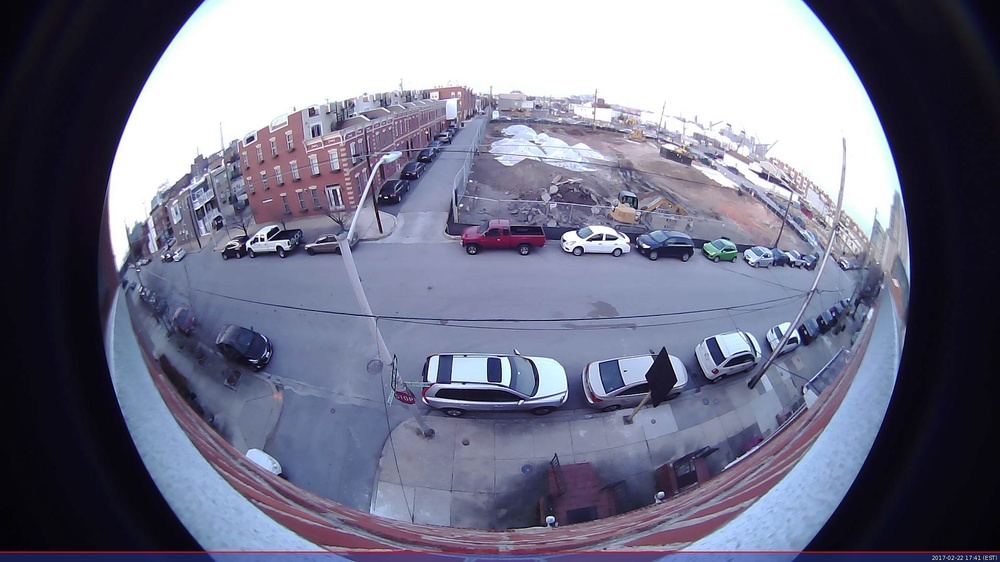
//> input picture testimg/beason2_fe.jpg, 1000 x 562 px, shrunk from 1920 x 1080 before the run
$ ./hello_world ../testimg/beason2_fe.jpg   (built with g++ and OpenCV 4)
//> lines starting //> are read from the running program, lines starting //| are printed output that depends on the picture
#include <stdio.h>
#include <cv.hpp>

using namespace cv;
using namespace std;

/// Global variables
Mat src, src_gray;
int thresh = 200;
int max_thresh = 255;

Mat dst, detected_edges;

int edgeThresh = 1;
int lowThreshold;
int max_lowThreshold = 250;
int ratio1 = 3;
int kernel_size = 3;


#define source_window   "Source image"
#define corners_window  "Corners detected"
#define window_name     "Edge Map"


void cornerHarris_demo( int, void* );
void CannyThreshold(int, void*);

int main(int argc, char** argv )
{
    if ( argc != 2 )
    {
        printf("usage: DisplayImage.out <Image_Path>\n");
        return -1;
    }
// [21 lines of commented-out code are left out]
    src = imread( argv[1], 1 );
//> src is the input picture: 562 rows x 1000 cols, CV_8UC3; mean B, G, R 137, 116.6, 115.6
    cvtColor( src, src_gray, CV_BGR2GRAY );
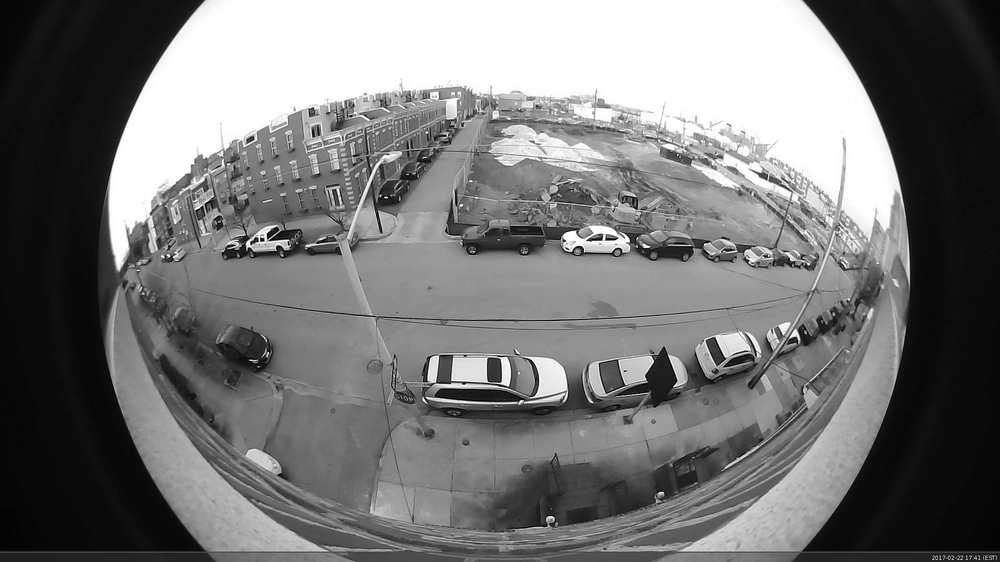
//> src_gray: 562 rows x 1000 cols, CV_8UC1; min 1, max 255, mean 118.6

    // [5 lines of commented-out code are left out]

    cornerHarris_demo(0, 0);
    //CannyThreshold(0, 0);

    //waitKey(0);

    return 0;
}


void cornerHarris_demo( int, void* )
{

  Mat dst, dst_norm, dst_norm_scaled;
  dst = Mat::zeros( src.size(), CV_32FC1 );
  int count = 0;

  // Detector parameters
  int blockSize = 2;
  int apertureSize = 5;
  double k = 0.1005;
  // int blockSize = 2;
  // int apertureSize = 3;
  // double k = 0.04;

  /// Detecting corners
  cornerHarris( src_gray, dst, blockSize, apertureSize, k, BORDER_DEFAULT );
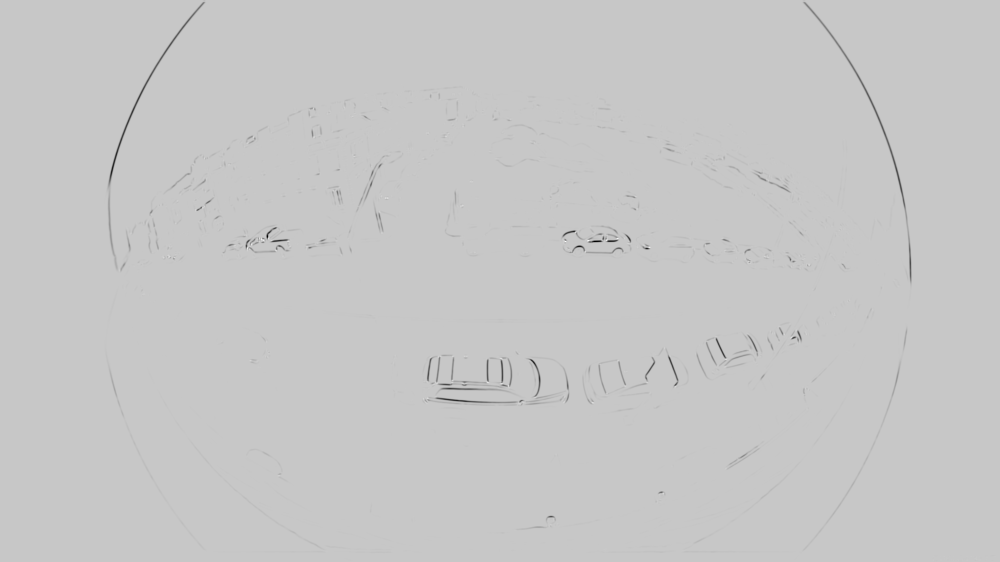
//> dst: 562 rows x 1000 cols, CV_32FC1; min -3.69, max 1.02, mean -0.0125; drawn with min black and max white

  /// Normalizing
  normalize( dst, dst_norm, 0, 255, NORM_MINMAX, CV_32FC1, Mat() );
  convertScaleAbs( dst_norm, dst_norm_scaled );

  /// Drawing a circle around corners
  for( int j = 0; j < dst_norm.rows ; j++ )
     { for( int i = 0; i < dst_norm.cols; i++ )
          {
            if( (int) dst_norm.at<float>(j,i) > thresh )
              {
               circle( dst_norm_scaled, Point( i, j ), 5,  Scalar(0), 2, 8, 0 );
               count++;
              }
          }
     }
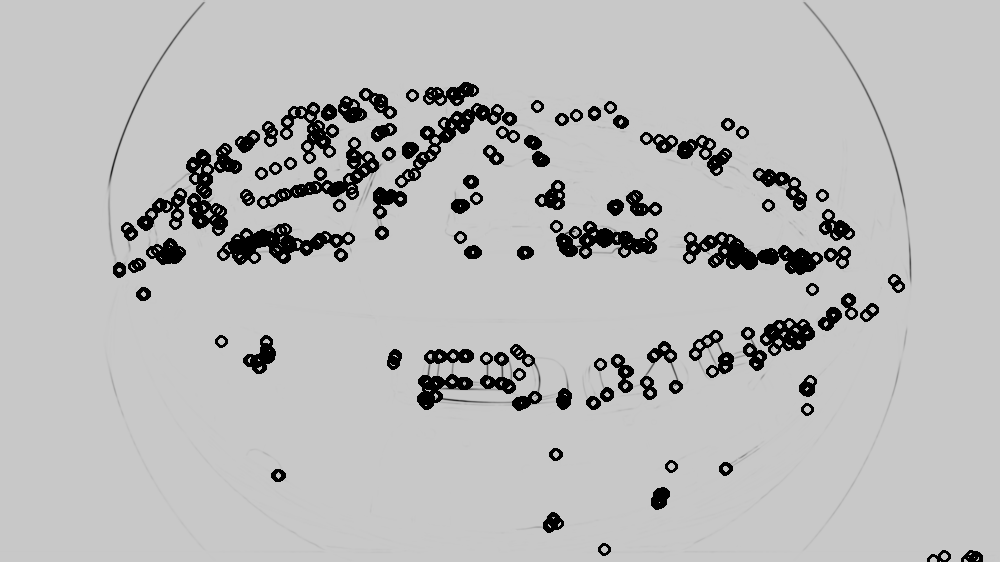
//> dst_norm_scaled: 562 rows x 1000 cols, CV_8UC1; min 0, max 248, mean 185.8
//> after the loop, count = 1016
  /// Showing the result
  printf("Found %d corners\n", count);
//| Found 1016 corners
  namedWindow( corners_window, CV_WINDOW_AUTOSIZE );
  imshow( corners_window, dst_norm_scaled );
}

void CannyThreshold(int, void*)
{
  /// Reduce noise with a kernel 3x3
  blur( src_gray, detected_edges, Size(3,3) );

  /// Canny detector
  Canny( detected_edges, detected_edges, lowThreshold, lowThreshold*ratio1, kernel_size );

  /// Using Canny's output as a mask, we display our result
  dst = Scalar::all(0);

  src.copyTo( dst, detected_edges);
  imshow( window_name, dst );
 }

$ run again, on testimg/beason4_fe.jpg
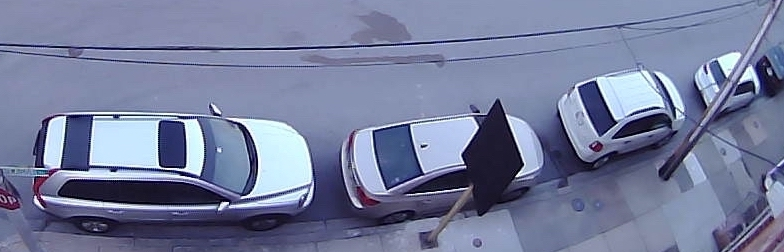
//> input picture testimg/beason4_fe.jpg, 784 x 252 px
//> src is the input picture: 252 rows x 784 cols, CV_8UC3; mean B, G, R 156.4, 124.6, 116.8
//> `cvtColor( src, src_gray, CV_BGR2GRAY );`:
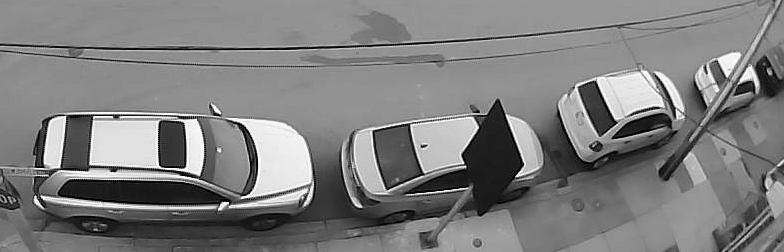
//> src_gray: 252 rows x 784 cols, CV_8UC1; min 1, max 253, mean 125.9
//> the loop in cornerHarris_demo, `for( int j = 0; j < dst_norm.rows ; j++ ) { for( int i = 0; i < dst_no..` made 252 passes
//> count on passes 1 to 3: 0, 0, 0
//> after the loop in cornerHarris_demo, `for( int j = 0; j < dst_norm.rows ; j++ )`:
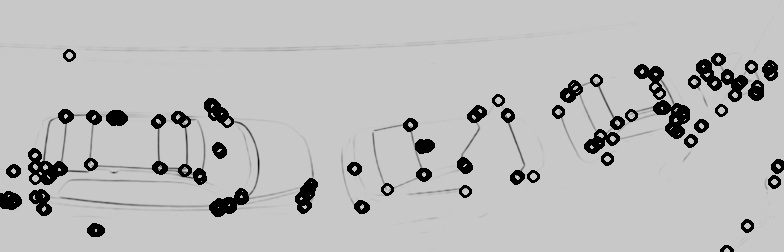
//> dst_norm_scaled: 252 rows x 784 cols, CV_8UC1; min 0, max 242, mean 186.7
//> after the loop in cornerHarris_demo, `for( int j = 0; j < dst_norm.rows ; j++ )`: count = 341
//| Found 341 corners

$ run again, on testimg/beason5_fe.jpg
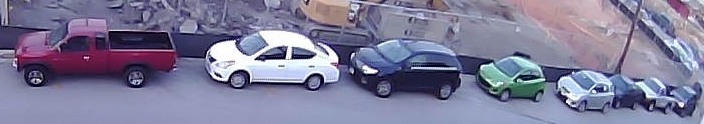
//> input picture testimg/beason5_fe.jpg, 704 x 124 px
//> src is the input picture: 124 rows x 704 cols, CV_8UC3; mean B, G, R 152.9, 124.2, 126
//> `cvtColor( src, src_gray, CV_BGR2GRAY );`:
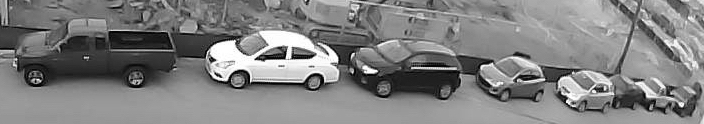
//> src_gray: 124 rows x 704 cols, CV_8UC1; min 1, max 255, mean 128
//> the loop in cornerHarris_demo, `for( int j = 0; j < dst_norm.rows ; j++ ) { for( int i = 0; i < dst_no..` made 124 passes
//> count on passes 1 to 8: 0, 0, 0, 0, 0, 0, 0, 0
//> after the loop in cornerHarris_demo, `for( int j = 0; j < dst_norm.rows ; j++ )`:
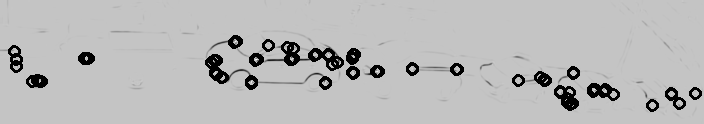
//> dst_norm_scaled: 124 rows x 704 cols, CV_8UC1; min 0, max 255, mean 185
//> after the loop in cornerHarris_demo, `for( int j = 0; j < dst_norm.rows ; j++ )`: count = 88
//| Found 88 corners

$ run again, on testimg/beason_270_0.jpg
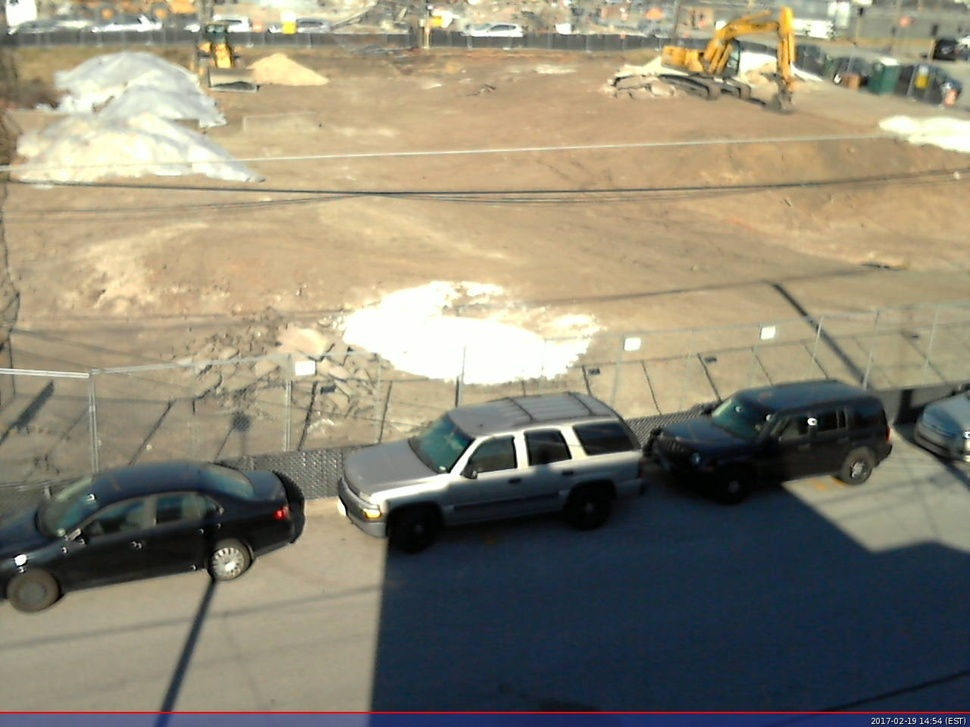
//> input picture testimg/beason_270_0.jpg, 970 x 727 px, shrunk from 1280 x 960 before the run
//> src is the input picture: 727 rows x 970 cols, CV_8UC3; mean B, G, R 115.5, 133.6, 139.9
//> `cvtColor( src, src_gray, CV_BGR2GRAY );`:
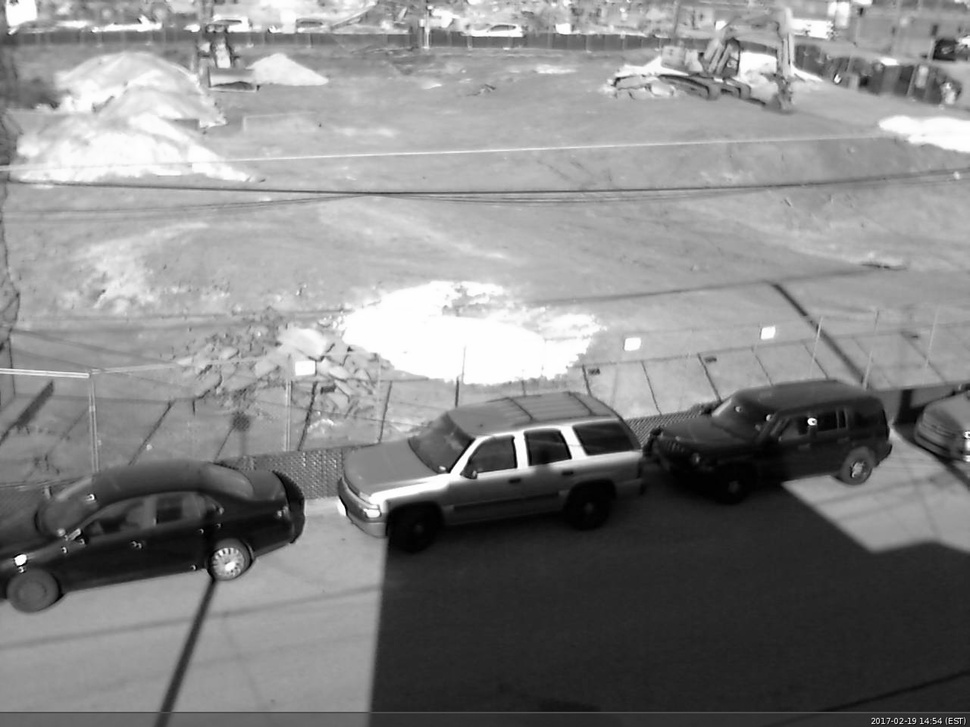
//> src_gray: 727 rows x 970 cols, CV_8UC1; min 0, max 255, mean 133.4
//> in cornerHarris_demo, `cornerHarris( src_gray, dst, blockSize, apertureSize, k, BORDER_DEFAUL..`:
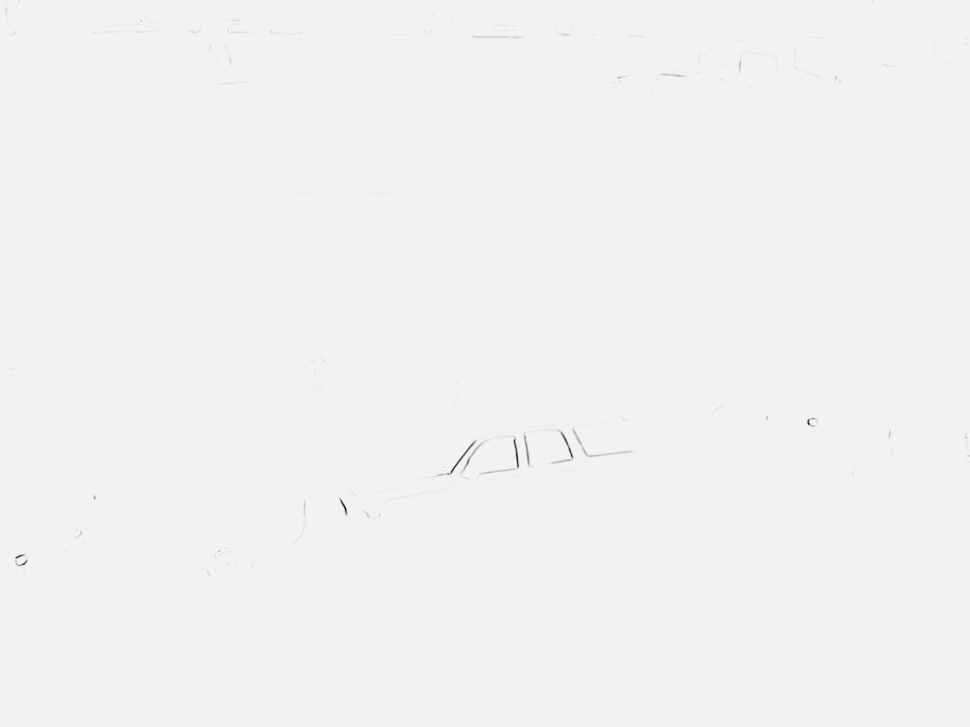
//> dst: 727 rows x 970 cols, CV_32FC1; min -4.58, max 0.23, mean -0.00358; drawn with min black and max white
//> the loop in cornerHarris_demo, `for( int j = 0; j < dst_norm.rows ; j++ ) { for( int i = 0; i < dst_no..` made 727 passes
//> count on passes 1 to 3: 970, 1940, 2910
//> after the loop in cornerHarris_demo, `for( int j = 0; j < dst_norm.rows ; j++ )`: count = 704592
//| Found 704592 corners
